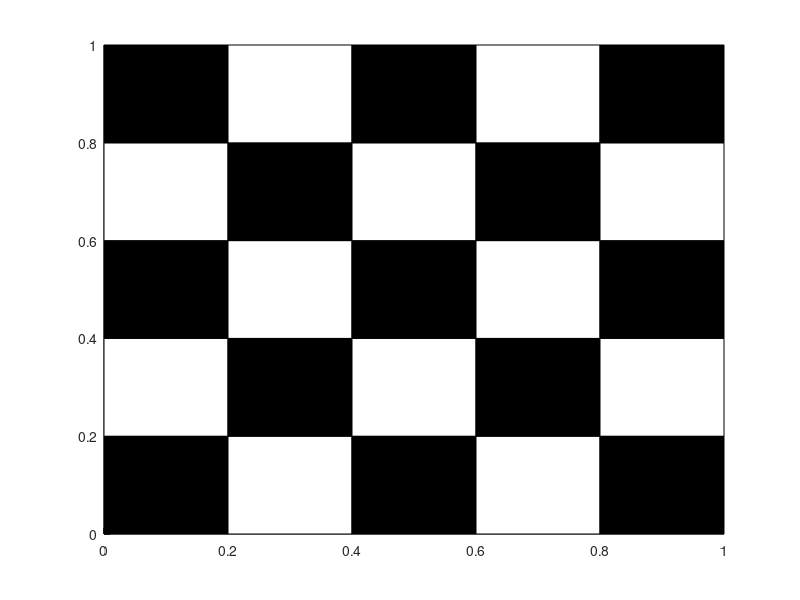

Reproduce this figure in MATLAB.
clc;clear all;close all;
m=input('please insert your m number ');
n=input('please insert your n number ');
x=linspace(0,1,m+1);
y=linspace(0,1,n+1);
hold on
for ii=1:m
    for jj=1:n
        if rem(ii+jj,2)==0
            cl='k';
        else 
            cl='w';
        end
        fill([x(ii) x(ii+1) x(ii+1) x(ii) x(ii)],[y(jj) y(jj) y(jj+1)...
            y(jj+1) y(jj)],cl);
    end
end
